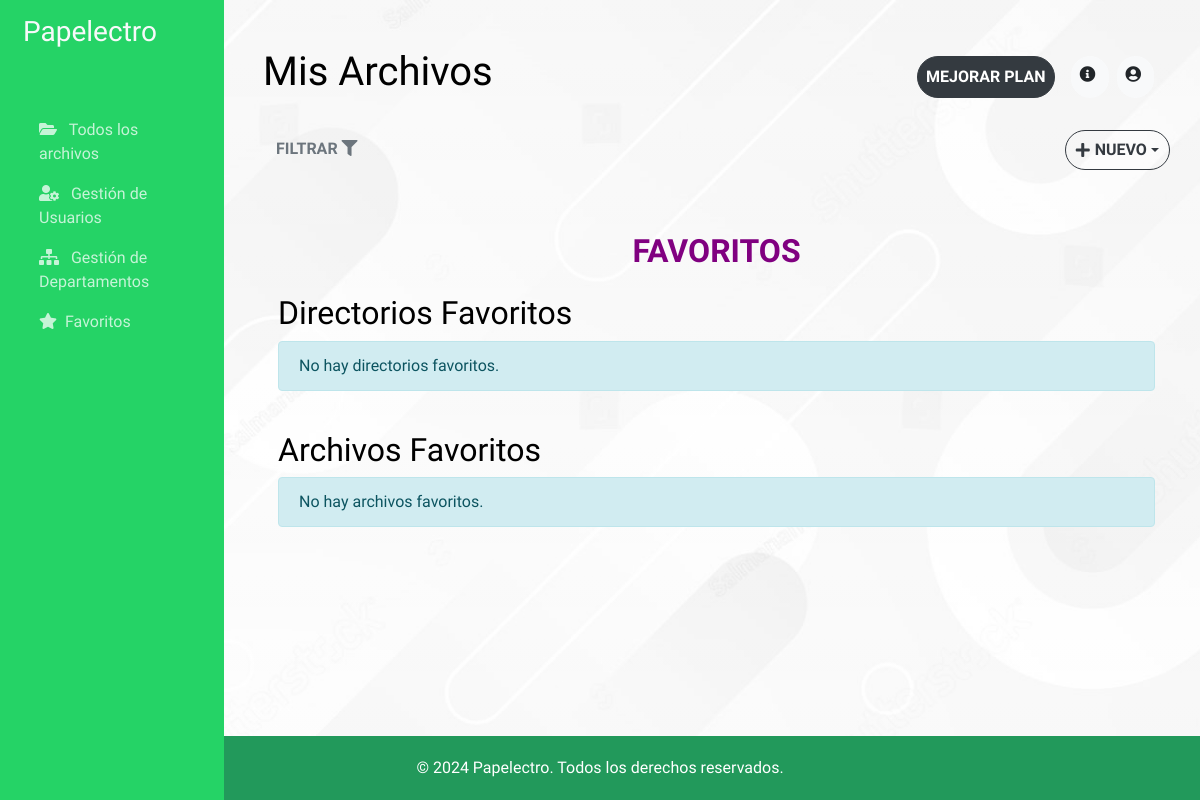
The page /favoritos/ (signed in) on the database as committed earlier.
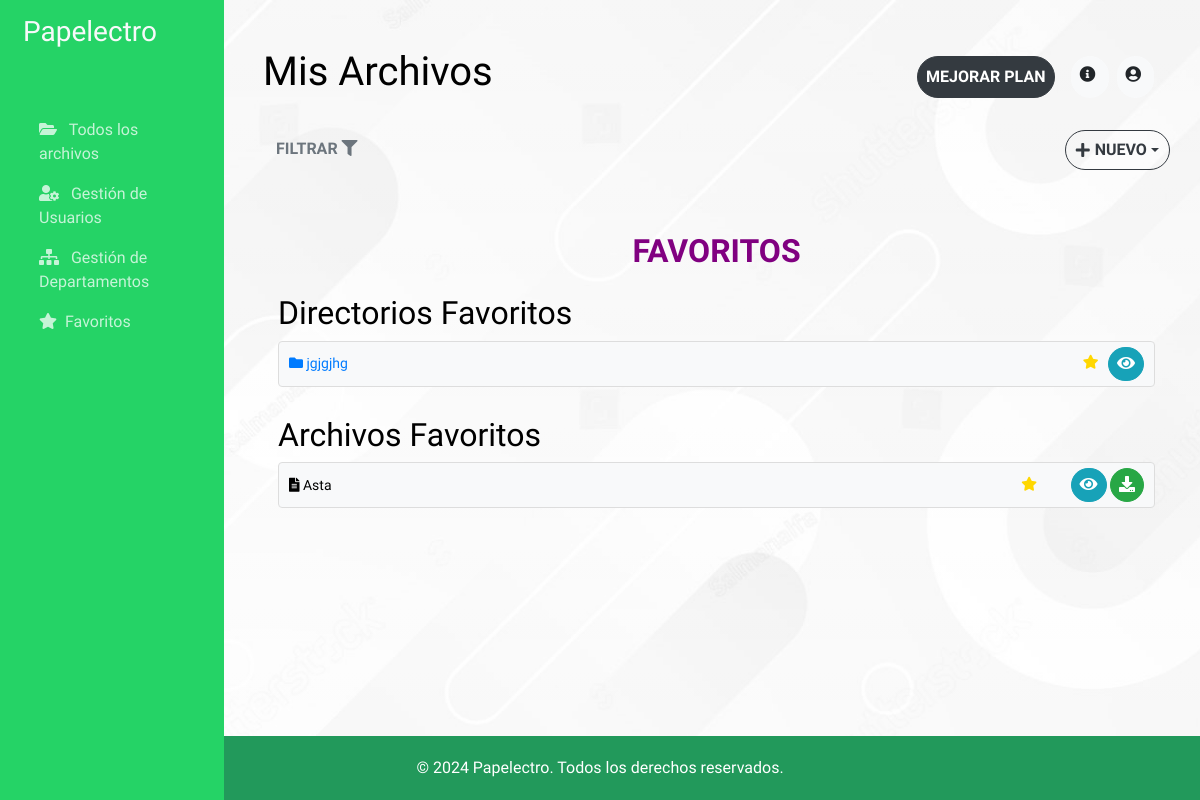
The same page on the database as committed later.
### main/models.py (models this page shows, shortened)
class Directorio(models.Model):
    nombre = models.CharField(max_length=255)
    propietario = models.ForeignKey(User, on_delete=models.CASCADE)
    parent = models.ForeignKey('self', null=True, blank=True, related_name='subdirectorios', on_delete=models.CASCADE)
    favorito = models.BooleanField(default=False)  # New field to mark as favorite

class Archivo(models.Model):
    archivo = models.FileField(upload_to='uploads/')
    nombre = models.CharField(max_length=255)
    fecha_creacion = models.DateTimeField(auto_now_add=True)
    empresa = models.ForeignKey(Empresa, on_delete=models.CASCADE, related_name="archivos")
    directorio = models.ForeignKey(Directorio, null=True, blank=True, related_name='archivos', on_delete=models.CASCADE)
    propietario = models.ForeignKey(User, on_delete=models.CASCADE)
    grupo = models.ForeignKey(Group, null=True, blank=True, on_delete=models.SET_NULL)  # Asociar archivo a un grupo
    favorito = models.BooleanField(default=False)  # New field to mark as favorite

### main/views.py (the view)
# urls.py: path('favoritos/', FavoritosView.as_view(), name='favoritos'),
class FavoritosView(LoginRequiredMixin, TemplateView):
    template_name = "main/favoritos.html"
    def get_context_data(self, **kwargs):
        context = super().get_context_data(**kwargs)
        context['favoritos_archivos'] = Archivo.objects.filter(propietario=self.request.user, favorito=True)
        context['favoritos_directorios'] = Directorio.objects.filter(propietario=self.request.user, favorito=True)
        return context

### main/templates/main/favoritos.html
{% extends 'main/admin_dashboard.html' %}
{% block content %}
<div class="container mt-5">
    <h2 class="txt-morado text-center mb-4">Favoritos</h2>
    <h2>Directorios Favoritos</h2>
    <ul class="list-group mb-4">
        {% for directorio in favoritos_directorios %}
            <li class="list-group-item d-flex justify-content-between align-items-center">
                <div>
                    <a href="{% url 'directorios' directorio.pk %}">
                        <i class="fas fa-folder"></i> {{ directorio.nombre }}
                    </a>
                </div>
                <div>
                    <button class="favorito-btn" data-id="{{ directorio.id }}" data-type="directorio">
                        <i class="fas fa-star" style="color: gold;"></i>
                    </button>
                    <a href="{% url 'directorios' directorio.pk %}" class="btn btn-info btn-sm">
                        <i class="fas fa-eye"></i>
                    </a>
                </div>
            </li>
        {% empty %}
            <p class="alert alert-info">No hay directorios favoritos.</p>
        {% endfor %}
    </ul>
    <h2>Archivos Favoritos</h2>
    <ul class="list-group">
        {% for archivo in favoritos_archivos %}
            <li class="list-group-item d-flex justify-content-between align-items-center">
                <span><i class="fas fa-file-alt"></i> {{ archivo.nombre }}</span>
                <div>
                    <button class="favorito-btn mr-4" data-id="{{ archivo.id }}" data-type="archivo">
                        <i class="fas fa-star" style="color: gold;"></i>
                    </button>
                    <a href="{% url 'detalle-archivo' archivo.pk %}" class="btn btn-info btn-sm">
                        <i class="fas fa-eye"></i>
                    </a>
                    <a href="{% url 'archivos-descargar' archivo.pk %}" class="btn btn-success btn-sm">
                        <i class="fas fa-download"></i>
                    </a>
                </div>
            </li>
        {% empty %}
            <p class="alert alert-info">No hay archivos favoritos.</p>
        {% endfor %}
    </ul>
</div>
{% endblock %}

Rows that differ between the two databases and show on the page:
now on this page (row edited): Directorio: nombre "jgjgjhg"
now on this page (row edited): Archivo: nombre "Asta"
Other text that changed with them:
text no longer shown: "No hay directorios favoritos. No hay archivos favoritos."
